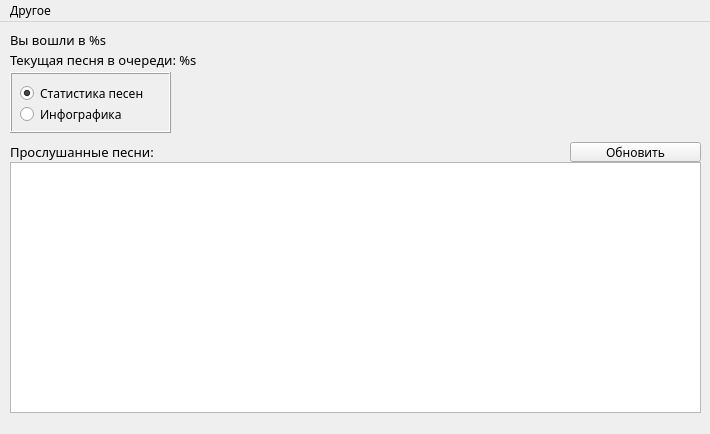
<?xml version="1.0" encoding="UTF-8"?>
<ui version="4.0">
 <class>MainWindow</class>
 <widget class="QMainWindow" name="MainWindow">
  <property name="geometry">
   <rect>
    <x>0</x>
    <y>0</y>
    <width>710</width>
    <height>434</height>
   </rect>
  </property>
  <property name="font">
   <font>
    <family>Museo Sans Cyrl 300</family>
   </font>
  </property>
  <property name="windowTitle">
   <string>MainWindow</string>
  </property>
  <widget class="QWidget" name="centralwidget">
   <widget class="QLabel" name="loginLabel">
    <property name="geometry">
     <rect>
      <x>10</x>
      <y>10</y>
      <width>691</width>
      <height>16</height>
     </rect>
    </property>
    <property name="font">
     <font>
      <family>Museo Sans Cyrl 500</family>
      <pointsize>10</pointsize>
     </font>
    </property>
    <property name="text">
     <string>Вы вошли в %s</string>
    </property>
   </widget>
   <widget class="QLabel" name="trackLabel">
    <property name="geometry">
     <rect>
      <x>10</x>
      <y>30</y>
      <width>691</width>
      <height>16</height>
     </rect>
    </property>
    <property name="font">
     <font>
      <family>Museo Sans Cyrl 500</family>
      <pointsize>10</pointsize>
     </font>
    </property>
    <property name="text">
     <string>Текущая песня в очереди: %s</string>
    </property>
   </widget>
   <widget class="QLabel" name="label">
    <property name="geometry">
     <rect>
      <x>10</x>
      <y>120</y>
      <width>451</width>
      <height>20</height>
     </rect>
    </property>
    <property name="font">
     <font>
      <family>Museo Sans Cyrl 500</family>
      <pointsize>10</pointsize>
     </font>
    </property>
    <property name="text">
     <string>Прослушанные песни:</string>
    </property>
   </widget>
   <widget class="QTableWidget" name="table">
    <property name="geometry">
     <rect>
      <x>10</x>
      <y>140</y>
      <width>691</width>
      <height>251</height>
     </rect>
    </property>
   </widget>
   <widget class="QPushButton" name="updateButton">
    <property name="geometry">
     <rect>
      <x>570</x>
      <y>120</y>
      <width>131</width>
      <height>20</height>
     </rect>
    </property>
    <property name="text">
     <string>Обновить</string>
    </property>
   </widget>
   <widget class="QFrame" name="frame">
    <property name="geometry">
     <rect>
      <x>10</x>
      <y>50</y>
      <width>161</width>
      <height>61</height>
     </rect>
    </property>
    <property name="frameShape">
     <enum>QFrame::Box</enum>
    </property>
    <property name="frameShadow">
     <enum>QFrame::Raised</enum>
    </property>
    <widget class="QRadioButton" name="igButton">
     <property name="geometry">
      <rect>
       <x>10</x>
       <y>6</y>
       <width>141</width>
       <height>31</height>
      </rect>
     </property>
     <property name="text">
      <string>Статистика песен</string>
     </property>
     <property name="checked">
      <bool>true</bool>
     </property>
     <attribute name="buttonGroup">
      <string notr="true">buttonGroup</string>
     </attribute>
    </widget>
    <widget class="QRadioButton" name="statButton">
     <property name="geometry">
      <rect>
       <x>10</x>
       <y>27</y>
       <width>101</width>
       <height>31</height>
      </rect>
     </property>
     <property name="text">
      <string>Инфографика</string>
     </property>
     <attribute name="buttonGroup">
      <string notr="true">buttonGroup</string>
     </attribute>
    </widget>
   </widget>
   <widget class="QWidget" name="chartWidget" native="true">
    <property name="geometry">
     <rect>
      <x>10</x>
      <y>120</y>
      <width>281</width>
      <height>281</height>
     </rect>
    </property>
   </widget>
   <zorder>frame</zorder>
   <zorder>loginLabel</zorder>
   <zorder>trackLabel</zorder>
   <zorder>label</zorder>
   <zorder>table</zorder>
   <zorder>updateButton</zorder>
   <zorder>chartWidget</zorder>
  </widget>
  <widget class="QMenuBar" name="menubar">
   <property name="geometry">
    <rect>
     <x>0</x>
     <y>0</y>
     <width>710</width>
     <height>21</height>
    </rect>
   </property>
   <widget class="QMenu" name="menu">
    <property name="title">
     <string>Другое</string>
    </property>
    <addaction name="action"/>
   </widget>
   <addaction name="menu"/>
  </widget>
  <action name="action">
   <property name="text">
    <string>Выйти</string>
   </property>
  </action>
 </widget>
 <resources/>
 <connections/>
 <buttongroups>
  <buttongroup name="buttonGroup"/>
 </buttongroups>
</ui>
